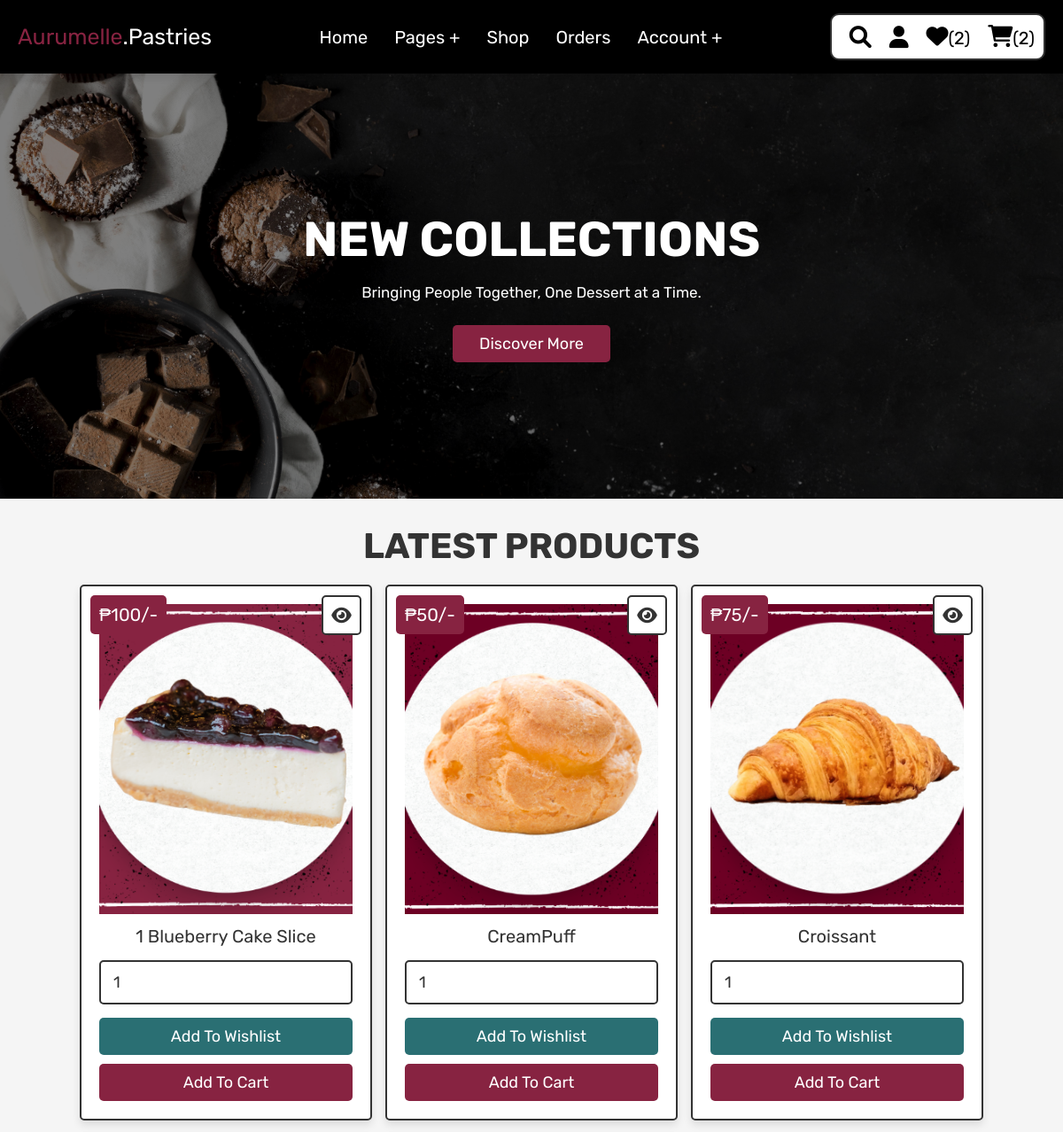
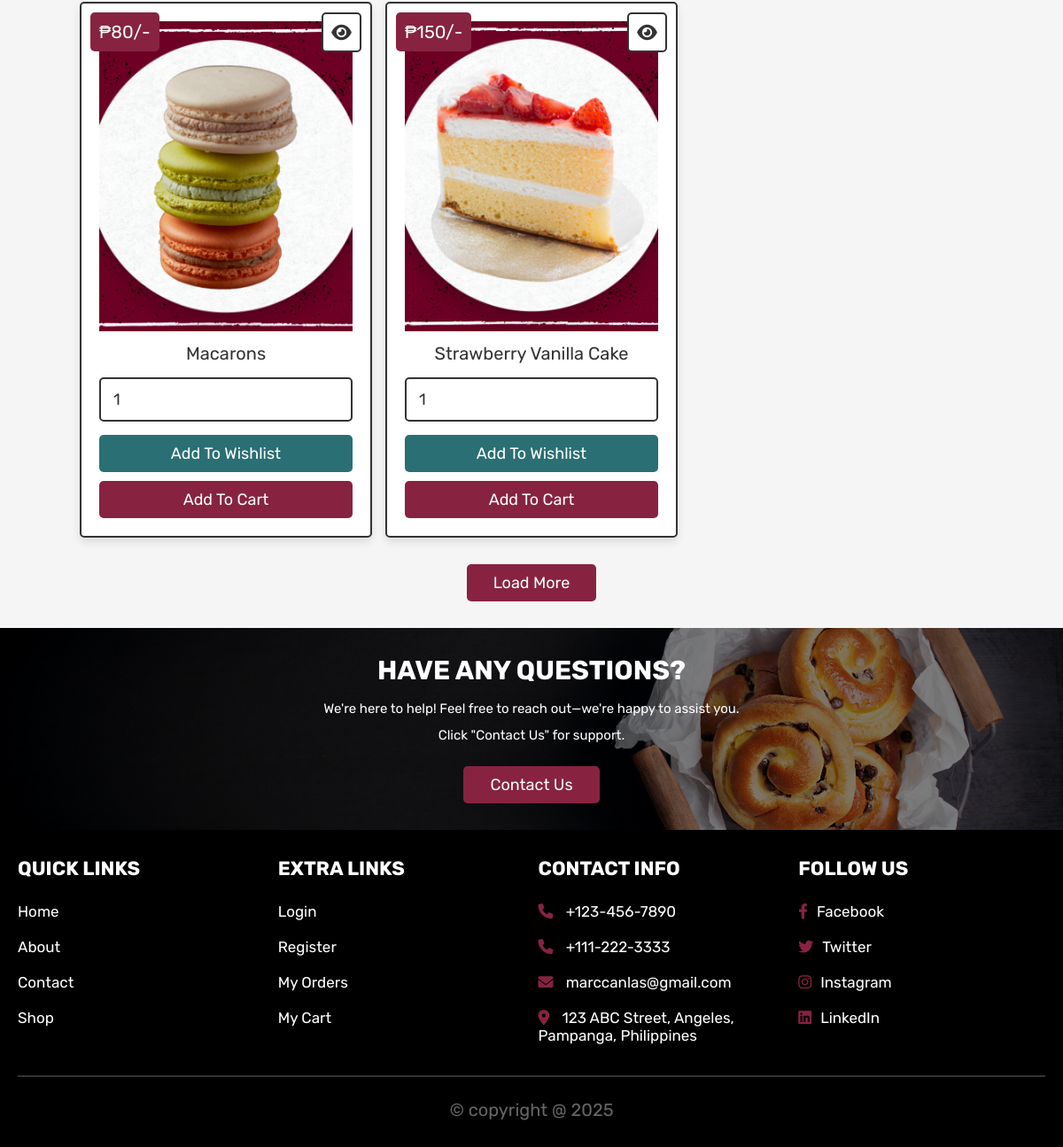
The app's page /home.php (signed in) with its own data (2 pictures, top to bottom).
### tables this page shows
CREATE TABLE `products` (
  `id` int(100) NOT NULL,
  `name` varchar(100) NOT NULL,
  `details` varchar(500) NOT NULL,
  `price` int(100) NOT NULL,
  `image` varchar(100) NOT NULL
);

### home.php (the view, shortened to what this page needs)
<?php
@include 'config.php';
?>
<!DOCTYPE html>
<html lang="en">
<head>
    <link rel="stylesheet" href="https://cdnjs.cloudflare.com/ajax/libs/font-awesome/6.0.0/css/all.min.css">
    <link rel="stylesheet" href="aurumelle_css/style.css">
</head>
<body>
    <?php @include 'header.php'; ?>
    <section class="home">
        <div class="content">
            <h3>New Collections</h3>
            <p>Bringing People Together, One Dessert at a Time.</p>
            <a href="about.php" class="btn">Discover More</a>
        </div>
    </section>
    <section class="products">
        <h1 class="title">Latest Products</h1>
        <div class="box-container">
            <?php
            $select_products = mysqli_query($conn, "SELECT * FROM `products` LIMIT 6") or die('Query failed');
            if (mysqli_num_rows($select_products) > 0) {
                while ($fetch_products = mysqli_fetch_assoc($select_products)) {
            ?>
            <form action="" method="POST" class="box">
                <a href="view_page.php?pid=<?php echo $fetch_products['id']; ?>" class="fas fa-eye"></a>
                <div class="price">₱<?php echo $fetch_products['price']; ?>/-</div>
                <img src="uploaded_img/<?php echo $fetch_products['image']; ?>" alt="" class="image">
                <div class="name"> <?php echo $fetch_products['name']; ?> </div>
                <input type="number" name="product_quantity" value="1" min="0" class="qty">
                <input type="submit" value="Add to Wishlist" name="add_to_wishlist" class="option-btn">
                <input type="submit" value="Add to Cart" name="add_to_cart" class="btn">
            </form>
            <?php
                }
            } else {
                echo '<p class="empty">No products added yet!</p>';
            }
            ?>
        </div>
        <div class="more-btn">
            <a href="shop.php" class="option-btn">Load More</a>
        </div>
    </section>
    <section class="home-contact">
        <div class="content">
            <h3>Have any questions?</h3>
            <p>We're here to help! Feel free to reach out—we're happy to assist you. Click "Contact Us" for support.</p>
            <a href="contact.php" class="btn">Contact Us</a>
        </div>
    </section>
    <?php @include 'footer.php'; ?>
</body>
</html>

### aurumelle_css/style.css (style rules this page uses)
:root { --deep-berry:#872341; --pink:#872341; --red:#c0392b; --teal:#2A6F73; --black:#333; --black2: #000; --white:#fff; --light-color:#666; --light-white:#ccc; --light-bg:#f5f5f5; --border:.2rem solid var(--black); --box-shadow:0 .5rem 1rem rgba(0,0,0,.1); }
* { font-family: 'Rubik', sans-serif; margin:0; padding:0; box-sizing: border-box; outline: none; border:none; text-decoration: none; transition:all .2s linear; }
html { font-size: 62.5%; overflow-x: hidden; scroll-behavior: smooth; scroll-padding-top: 6.5rem; }
body { background: var(--light-bg); }
section { padding:3rem 2rem; }
.btn, .delete-btn, .option-btn { display: inline-block; border-radius: .5rem; margin-top: 1rem; font-size: 1.8rem; color:var(--white); cursor: pointer; padding:1rem 3rem; text-transform: capitalize; }
.btn { background-color: var(--deep-berry); }
.option-btn { background-color: var(--teal); }
.more-btn .option-btn { background-color: var(--deep-berry); }
.more-btn { margin-top: 2rem; text-align: center; }
.title { text-align: center; margin-bottom: 2rem; color:var(--black); text-transform: uppercase; font-size: 4rem; }
.home { position: relative; min-height: 60vh; background: url(../images/home-bg.jpg) no-repeat; background-size: cover; background-position: center; display: flex; align-items: center; justify-content: center; }
.home::before { content: ""; position: absolute; top: 0; left: 0; width: 100%; height: 100%; background: rgba(0, 0, 0, 0.5); z-index: 1; }
.home .content { position: relative; z-index: 2; text-align: center; }
.home .content h3 { text-transform: uppercase; color:var(--white); font-size: 5.5rem; }
.home .content p { max-width: 60rem; margin:1rem auto; line-height:2; font-size: 1.7rem; color:var(--white); }
.products .box-container { max-width: 1200px; margin:0 auto; display: grid; grid-template-columns: repeat(auto-fit, 33rem); gap:1.5rem; align-items: flex-start; justify-content: center; }
.products .box-container .box { background-color: var(--white); border:var(--border); box-shadow: var(--box-shadow); border-radius: .5rem; padding:2rem; text-align: center; position: relative; }
.products .box-container .box .image { height: 35rem; width: 100%; object-fit: cover; }
.products .box-container .box .fa-eye, .products .box-container .box .price { position: absolute; top:1rem; border-radius: .5rem; }
.products .box-container .box .price { font-size: 2rem; padding:1rem; background-color: var(--deep-berry); color:var(--white); left:1rem; }
.products .box-container .box .fa-eye { right:1rem; height: 4.5rem; width: 4.5rem; line-height: 4.2rem; font-size: 2rem; background-color: var(--white); color:var(--black); border:var(--border); }
.products .box-container .box .name { margin:1rem; font-size: 2rem; color:var(--black); }
.products .box-container .box .qty { width: 100%; padding:1.2rem 1.4rem; font-size: 1.8rem; color:var(--black); border:var(--border); border-radius: .5rem; margin:.5rem 0; }
.products .box-container .box .btn, .products .box-container .box .option-btn { width: 100%; }
.home-contact { position: relative; background: url(../images/home2-bg.jpg) no-repeat center center; background-size: cover; text-align: center; }
.home-contact::before { content: ""; position: absolute; top: 0; left: 0; width: 100%; height: 100%; background: rgba(0, 0, 0, 0.5); z-index: 1; }
.home-contact .content { position: relative; z-index: 2; max-width: 50rem; margin: 0 auto; color: var(--white); }
.home-contact .content { max-width: 50rem; margin:0 auto; }
.home-contact .content h3 { text-transform: uppercase; color:var(--white); font-size: 3rem; }
.home-contact .content p { line-height: 2; font-size: 1.5rem; color:var(--white); padding:1rem 0; }

### records on screen
products: price "100", image (picture), name "1 Blueberry Cake Slice"
products: price "50", image (picture), name "CreamPuff"
products: price "75", image (picture), name "Croissant"
products: price "80", image (picture), name "Macarons"
products: price "150", image (picture), name "Strawberry Vanilla Cake"

### other values on screen
$wishlist_num_rows "2"
$cart_num_rows "2"
